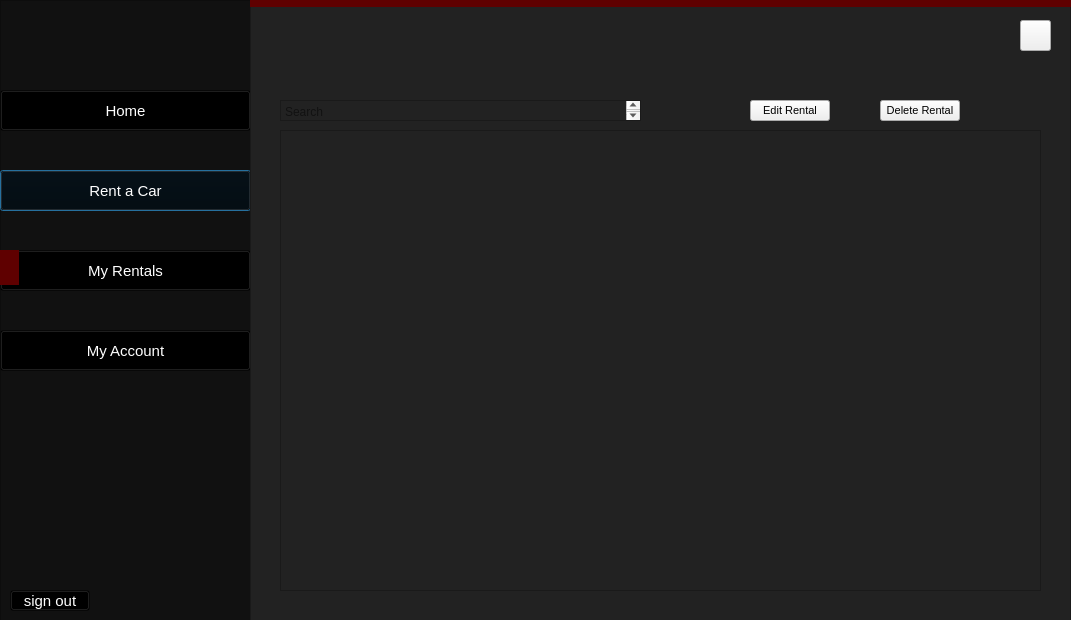
<?xml version="1.0" encoding="UTF-8"?>
<ui version="4.0">
 <class>Central_MyRentals</class>
 <widget class="QDialog" name="Central_MyRentals">
  <property name="geometry">
   <rect>
    <x>0</x>
    <y>0</y>
    <width>1071</width>
    <height>620</height>
   </rect>
  </property>
  <property name="windowTitle">
   <string>Dialog</string>
  </property>
  <property name="styleSheet">
   <string notr="true">QPlainTextEdit
{
        background-color:#222;
}</string>
  </property>
  <widget class="QFrame" name="frame">
   <property name="geometry">
    <rect>
     <x>0</x>
     <y>0</y>
     <width>251</width>
     <height>621</height>
    </rect>
   </property>
   <property name="styleSheet">
    <string notr="true">QFrame#frame
{
background:#111;
}

QPushButton
{
        font-size:15px;
        background:transparent;
        color:#ffffff;
}

QPushButton#HomeButton:hover, QPushButton#RentCar:hover,  QPushButton#MyRentals:hover, QPushButton#MyAccount:hover,QPushButton#signout:hover
{
        font-size:15px;
        background:#222;
        color:#ffffff;
        border-radius:50px;
}

QToolButton
{

}</string>
   </property>
   <property name="frameShape">
    <enum>QFrame::StyledPanel</enum>
   </property>
   <property name="frameShadow">
    <enum>QFrame::Raised</enum>
   </property>
   <widget class="QLabel" name="label">
    <property name="geometry">
     <rect>
      <x>0</x>
      <y>250</y>
      <width>19</width>
      <height>35</height>
     </rect>
    </property>
    <property name="styleSheet">
     <string notr="true">background:#5F0000;</string>
    </property>
    <property name="text">
     <string/>
    </property>
   </widget>
   <widget class="QPushButton" name="RentCar">
    <property name="geometry">
     <rect>
      <x>0</x>
      <y>170</y>
      <width>251</width>
      <height>41</height>
     </rect>
    </property>
    <property name="text">
     <string>Rent a Car</string>
    </property>
   </widget>
   <widget class="QPushButton" name="MyRentals">
    <property name="geometry">
     <rect>
      <x>0</x>
      <y>250</y>
      <width>251</width>
      <height>41</height>
     </rect>
    </property>
    <property name="text">
     <string>My Rentals</string>
    </property>
   </widget>
   <widget class="QLabel" name="label_3">
    <property name="geometry">
     <rect>
      <x>20</x>
      <y>90</y>
      <width>35</width>
      <height>35</height>
     </rect>
    </property>
    <property name="text">
     <string/>
    </property>
   </widget>
   <widget class="QPushButton" name="HomeButton">
    <property name="geometry">
     <rect>
      <x>0</x>
      <y>90</y>
      <width>251</width>
      <height>41</height>
     </rect>
    </property>
    <property name="text">
     <string>Home</string>
    </property>
   </widget>
   <widget class="QPushButton" name="MyAccount">
    <property name="geometry">
     <rect>
      <x>0</x>
      <y>330</y>
      <width>251</width>
      <height>41</height>
     </rect>
    </property>
    <property name="text">
     <string>My Account</string>
    </property>
   </widget>
   <widget class="QLabel" name="label_4">
    <property name="geometry">
     <rect>
      <x>20</x>
      <y>170</y>
      <width>35</width>
      <height>35</height>
     </rect>
    </property>
    <property name="text">
     <string/>
    </property>
   </widget>
   <widget class="QLabel" name="label_5">
    <property name="geometry">
     <rect>
      <x>20</x>
      <y>250</y>
      <width>35</width>
      <height>35</height>
     </rect>
    </property>
    <property name="text">
     <string/>
    </property>
   </widget>
   <widget class="QLabel" name="label_6">
    <property name="geometry">
     <rect>
      <x>20</x>
      <y>330</y>
      <width>35</width>
      <height>35</height>
     </rect>
    </property>
    <property name="text">
     <string/>
    </property>
   </widget>
   <widget class="QPushButton" name="signout">
    <property name="geometry">
     <rect>
      <x>10</x>
      <y>590</y>
      <width>80</width>
      <height>21</height>
     </rect>
    </property>
    <property name="text">
     <string>sign out</string>
    </property>
   </widget>
   <zorder>MyAccount</zorder>
   <zorder>RentCar</zorder>
   <zorder>MyRentals</zorder>
   <zorder>HomeButton</zorder>
   <zorder>label</zorder>
   <zorder>label_3</zorder>
   <zorder>label_4</zorder>
   <zorder>label_5</zorder>
   <zorder>label_6</zorder>
   <zorder>signout</zorder>
  </widget>
  <widget class="QFrame" name="frame_2">
   <property name="geometry">
    <rect>
     <x>250</x>
     <y>0</y>
     <width>821</width>
     <height>621</height>
    </rect>
   </property>
   <property name="styleSheet">
    <string notr="true">QListWidget#listWidgetRentals
{
        background-color:#222;
        font-size:13px;
}

QPlainTextEdit
{
        background-color:#222;
        font-size:12px;
}
QFrame#frame_2{
background:#222;
}</string>
   </property>
   <property name="frameShape">
    <enum>QFrame::StyledPanel</enum>
   </property>
   <property name="frameShadow">
    <enum>QFrame::Raised</enum>
   </property>
   <widget class="QLabel" name="label_2">
    <property name="geometry">
     <rect>
      <x>-20</x>
      <y>0</y>
      <width>841</width>
      <height>7</height>
     </rect>
    </property>
    <property name="styleSheet">
     <string notr="true">background:#5F0000;</string>
    </property>
    <property name="text">
     <string/>
    </property>
   </widget>
   <widget class="QPushButton" name="pushButton_4">
    <property name="geometry">
     <rect>
      <x>770</x>
      <y>20</y>
      <width>31</width>
      <height>31</height>
     </rect>
    </property>
    <property name="styleSheet">
     <string notr="true">
QPushButton
{
        border-image:url(L:/UNI/Projects/Project one/Grind/Project/QT/data/icons/cancel.png);

}

QPushButton:hover
{
        background:#5F0000;
        border-radius:15px;
}
</string>
    </property>
    <property name="text">
     <string/>
    </property>
   </widget>
   <widget class="QListWidget" name="listWidgetRentals">
    <property name="geometry">
     <rect>
      <x>30</x>
      <y>130</y>
      <width>761</width>
      <height>461</height>
     </rect>
    </property>
   </widget>
   <widget class="QPlainTextEdit" name="plainTextEdit">
    <property name="geometry">
     <rect>
      <x>30</x>
      <y>100</y>
      <width>361</width>
      <height>21</height>
     </rect>
    </property>
    <property name="placeholderText">
     <string>Search</string>
    </property>
   </widget>
   <widget class="QPushButton" name="DeleteRental">
    <property name="geometry">
     <rect>
      <x>500</x>
      <y>100</y>
      <width>80</width>
      <height>21</height>
     </rect>
    </property>
    <property name="styleSheet">
     <string notr="true">	font-size:11px;
</string>
    </property>
    <property name="text">
     <string>Edit Rental</string>
    </property>
   </widget>
   <widget class="QPushButton" name="EditRental">
    <property name="geometry">
     <rect>
      <x>630</x>
      <y>100</y>
      <width>80</width>
      <height>21</height>
     </rect>
    </property>
    <property name="styleSheet">
     <string notr="true">	font-size:11px;
</string>
    </property>
    <property name="text">
     <string>Delete Rental</string>
    </property>
   </widget>
  </widget>
 </widget>
 <resources/>
 <connections/>
</ui>
